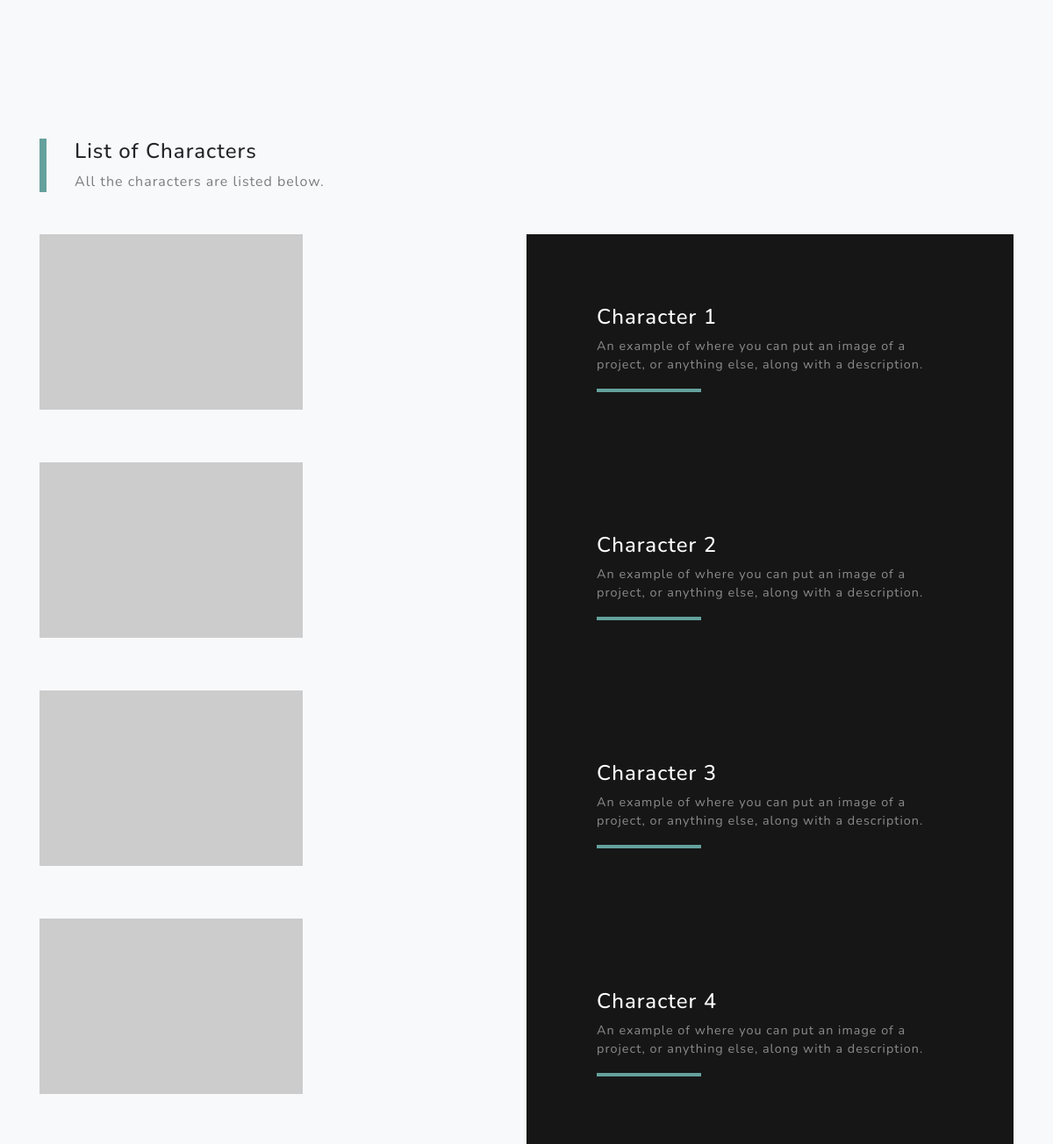
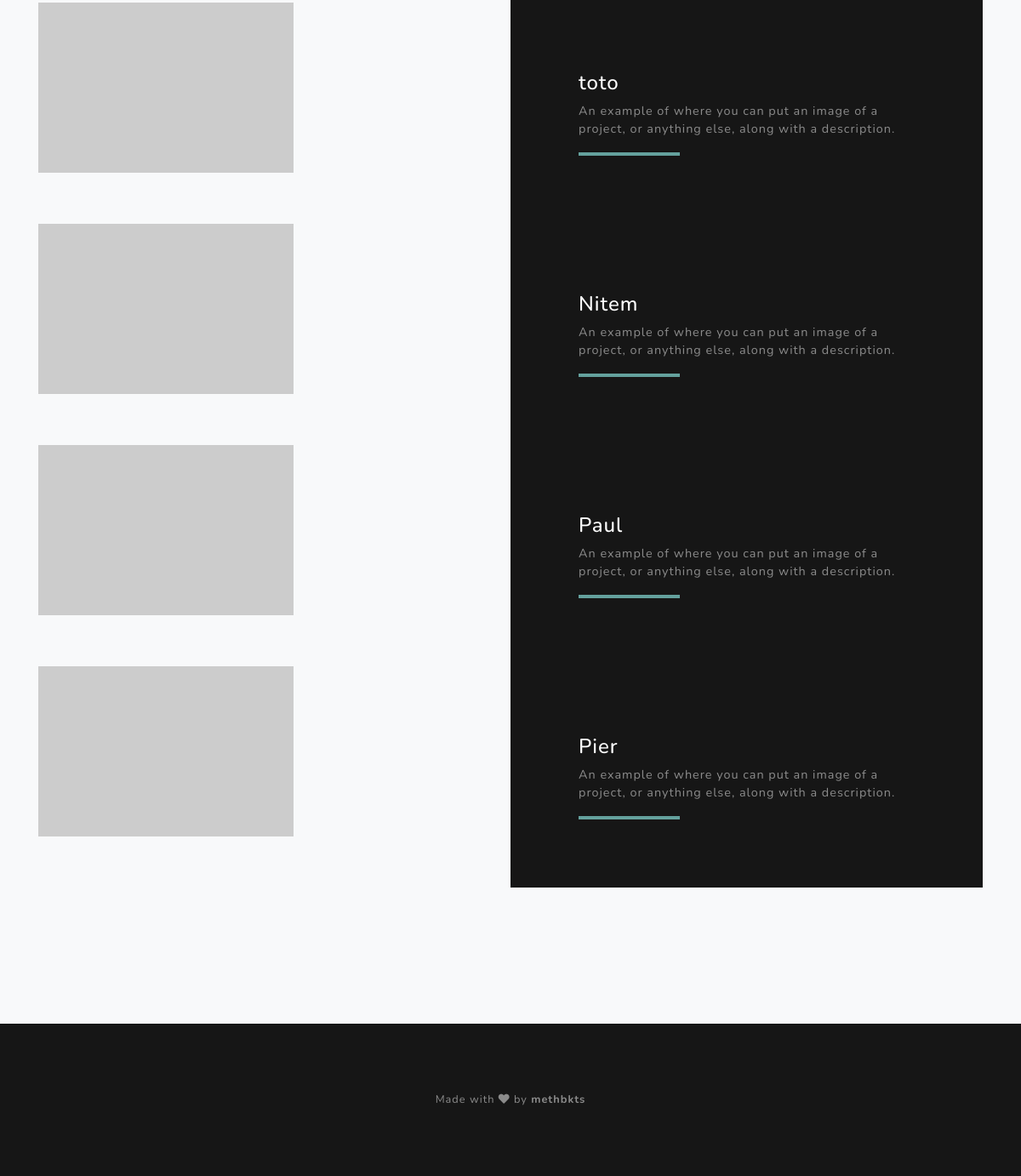
Before: / (lower part) with the older database file (2 pictures, top to bottom).
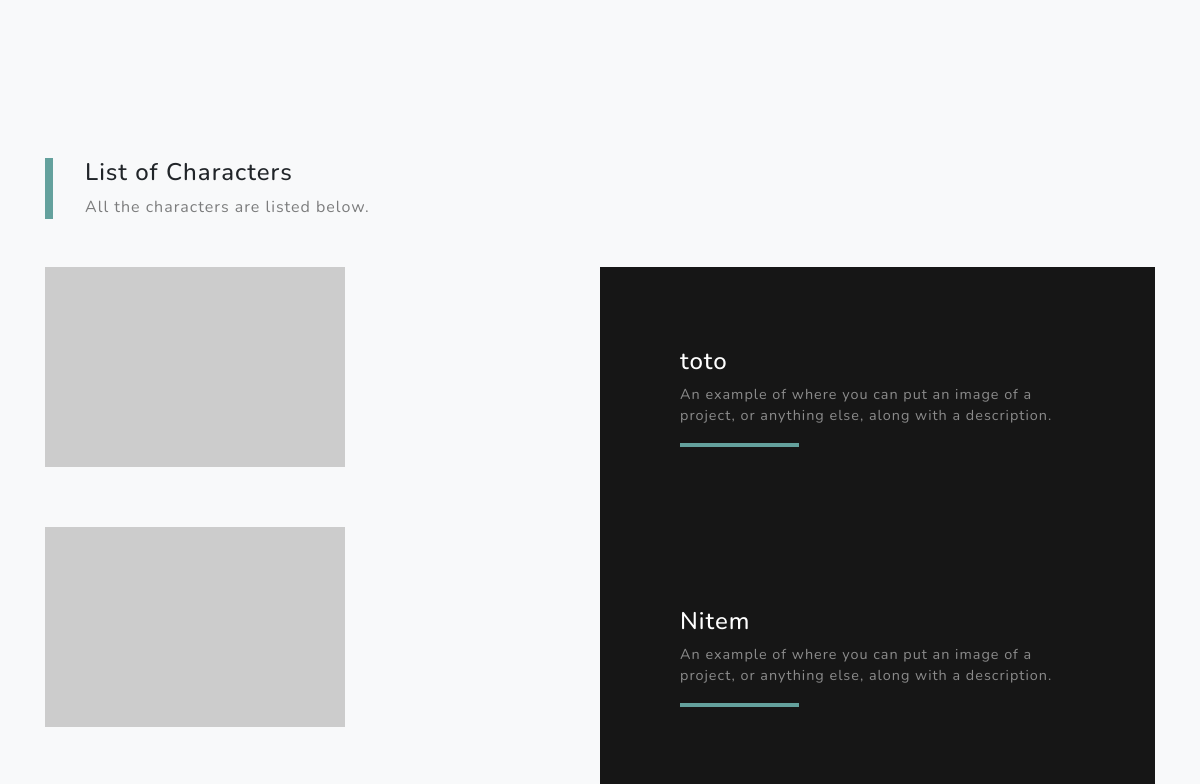
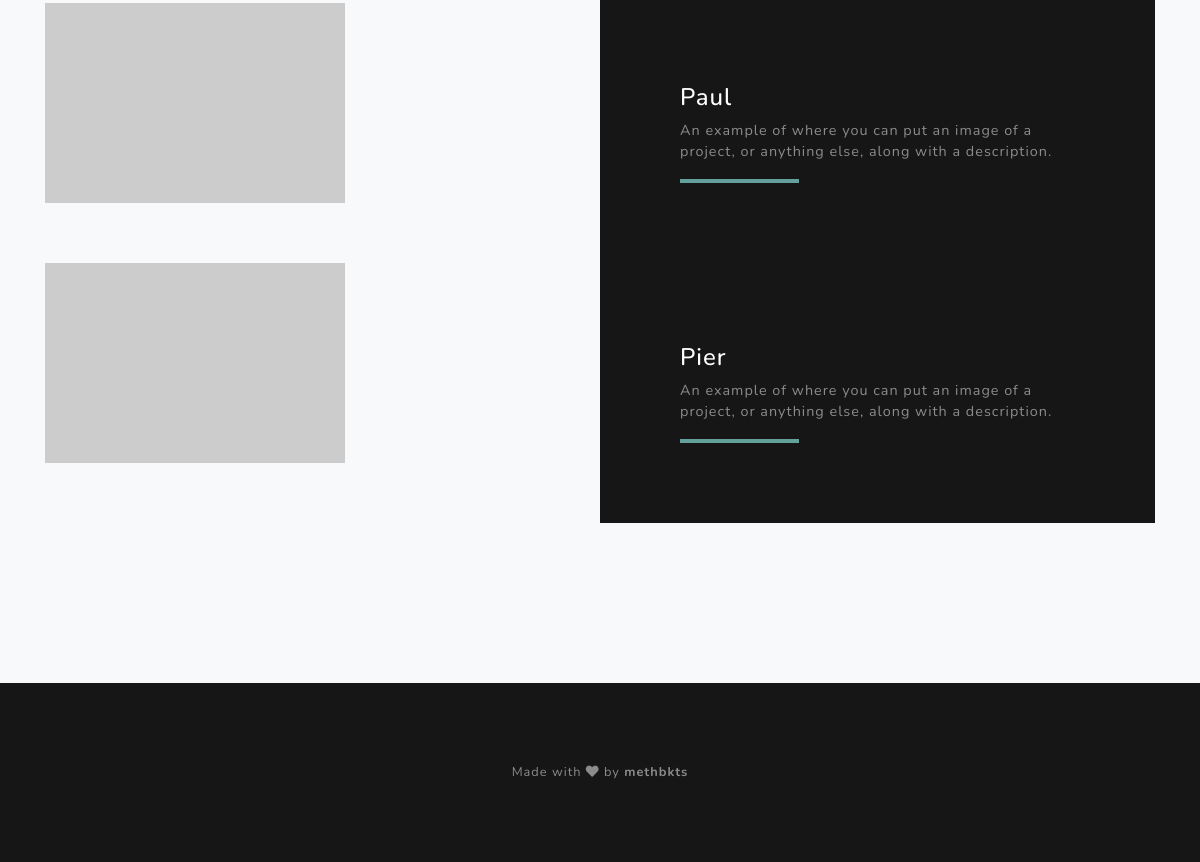
After: the same page with the newer database file (2 pictures, top to bottom).
### tables this page shows
CREATE TABLE `characters` (
  `id` int(11) unsigned NOT NULL AUTO_INCREMENT,
  `name` varchar(50) NOT NULL,
  `gender` varchar(10) NOT NULL,
  `health` int(10) unsigned NOT NULL,
  `energy` int(10) unsigned NOT NULL,
  `power` int(10) unsigned NOT NULL,
  `speed` int(10) unsigned NOT NULL,
  `weapon` varchar(50) NOT NULL,
  `special` varchar(50) DEFAULT NULL,
  `image` varchar(100) DEFAULT NULL,
  `role_id` int(11) unsigned NOT NULL,
  `race_id` int(11) unsigned NOT NULL,
  PRIMARY KEY (`id`),
  UNIQUE KEY `name` (`name`),
  KEY `role_id` (`role_id`),
  KEY `race_id` (`race_id`),
  CONSTRAINT `characters_ibfk_2` FOREIGN KEY (`role_id`) REFERENCES `roles` (`id`) ON DELETE CASCADE ON UPDATE CASCADE,
  CONSTRAINT `characters_ibfk_3` FOREIGN KEY (`race_id`) REFERENCES `races` (`id`) ON DELETE CASCADE ON UPDATE CASCADE
);

### classes/Character.php (called while the page is built, shortened)
<?php
class Character
{
    public static function getAllCharacters()
    {
        $db = new Database;
        $sql = "select characters.id, characters.name, characters.gender, characters.health, characters.energy, characters.power, characters.speed, characters.weapon, characters.special, characters.image,
        roles.name as role, races.name as race from characters
        LEFT JOIN roles ON characters.role_id = roles.id
        LEFT JOIN races ON characters.race_id = races.id
        order by id;";
        $result = $db->req($sql);
        return $result;
    }
}

### classes/Database.php (called while the page is built, shortened)
<?php
class Database
{
    private $db = 'mysql:host=localhost;dbname=app_db';
    private $login = 'root';
    private $pass = '0000';
    protected $connec;
    private function openConnexion()
    {
        try {
            $bdd = new PDO($this->db, $this->login, $this->pass);
            $bdd->setAttribute(PDO::ATTR_ERRMODE, PDO::ERRMODE_WARNING);
            $bdd->setAttribute(PDO::ATTR_DEFAULT_FETCH_MODE, PDO::FETCH_OBJ);
            $this->connec = $bdd;
        } catch (PDOException $e) {
            die($e->getMessage());
        }
    }
    public function req($sql, array $param = null)
    {
        $stmt = $this->connec->prepare($sql);
        $stmt->execute();
        return $stmt->fetchAll();
        $this->connec = null;
    }
}

### public/views/home.php (the view)
<?php
$characters = Character::getAllCharacters();
?>
<section id="characters" class="projects-section bg-light">
    <div class="container">
        <div class="row align-items-center no-gutters mb-4 mb-lg-5">
            <div class="col-xl-4 col-lg-5">
                <div class="featured-text text-center text-lg-left">
                    <h4>List of Characters</h4>
                    <p class="text-black-50 mb-0">All the characters are listed below.</p>
                </div>
            </div>
        </div>
        <?php
        foreach ($characters as $key => $value) {
            ?>
            <div class="row justify-content-center no-gutters mb-5 mb-lg-0">
                <div class="col-lg-6">
                    <img class="img-fluid" src="<?= $value->image ?>" alt="">
                </div>
                <div class="col-lg-6">
                    <div class="bg-black text-center h-100 project">
                        <div class="d-flex h-100">
                            <div class="project-text w-100 my-auto text-center text-lg-left">
                                <h4 class="text-white"><?= $value->name ?></h4>
                                <p class="mb-0 text-white-50">An example of where you can put an image of a project, or anything else, along with a description.</p>
                                <hr class="d-none d-lg-block mb-0 ml-0">
                            </div>
                        </div>
                    </div>
                </div>
            </div>
        <?php
        }
        ?>
    </div>
</section>

### index.php (shortened to what this page needs)
<?php
$request_uri = explode('?', $_SERVER['REQUEST_URI'], 2);
switch ($request_uri[0]) {
  case '/':
    require_once 'public/layouts/header.php';
    require_once 'public/views/home.php';
    require_once 'public/layouts/footer.php';
    break;
}

### public/layouts/header.php (shortened to what this page needs)
<!DOCTYPE html>
<html class="" lang="fr">
<head>
    <link href="public/vendor/bootstrap/css/bootstrap.min.css" rel="stylesheet">
    <link href="public/vendor/fontawesome-free/css/all.min.css" rel="stylesheet">
    <link href="public/css/grayscale.css" rel="stylesheet">
</head>
<body id="page-top">

### public/layouts/footer.php (shortened to what this page needs)
<footer class="bg-black small text-center text-white-50">
    <div class="container">
        <p class="m-0 text-center text-black">Made with <i class="fas fa-heart"></i> by <strong>methbkts</strong></p>
    </div>
</footer>
</body>
</html>

### public/css/grayscale.css (style rules this page uses)
.projects-section { padding: 10rem 0; }
.projects-section .featured-text { padding: 2rem; }
@media (min-width: 992px) { .projects-section .featured-text { padding: 0 0 0 2rem; border-left: 0.5rem solid #64a19d; } }
.projects-section .project-text { padding: 3rem; font-size: 90%; }
@media (min-width: 992px) { .projects-section .project-text { padding: 5rem; } }
@media (min-width: 992px) { .projects-section .project-text hr { border-color: #64a19d; border-width: .25rem; width: 30%; } }
body { font-family: 'Nunito'; letter-spacing: 0.0625em; }
.bg-black { background-color: #161616 !important; }
footer { padding: 5rem 0; }

Changed rows visible on the page:
removed characters: name "Character 1"
removed characters: name "Character 2"
removed characters: name "Character 3"
removed characters: name "Character 4"
